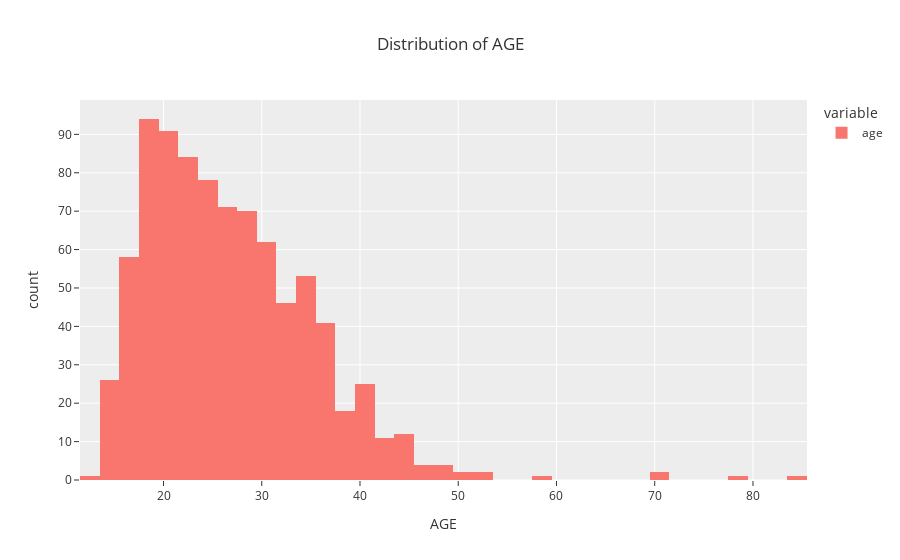
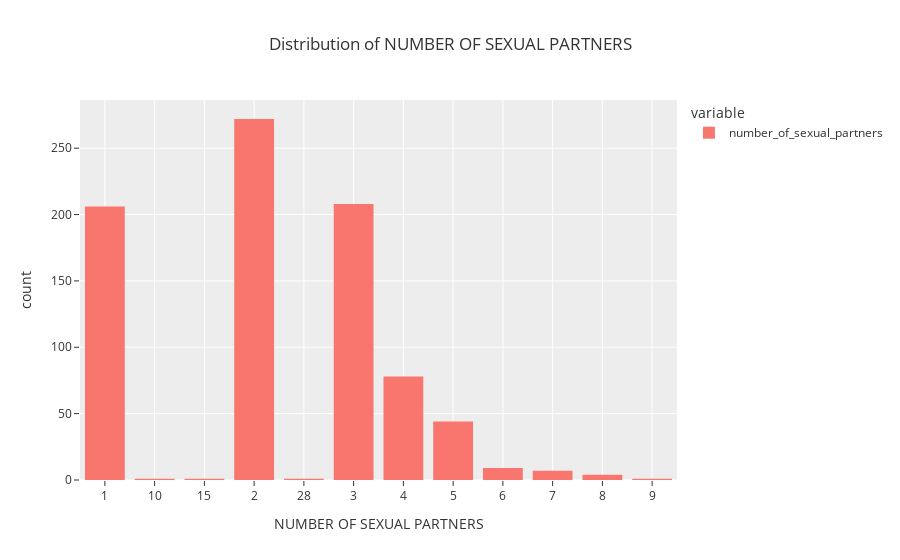
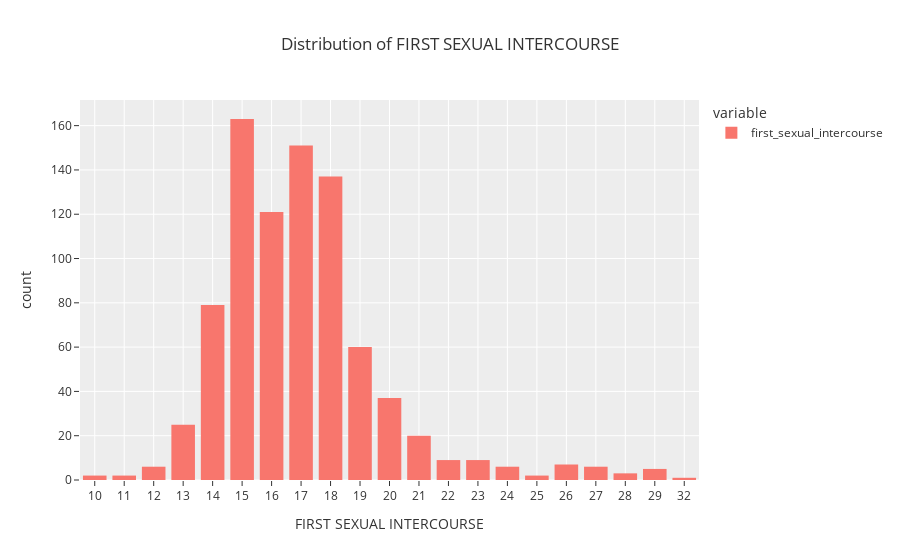
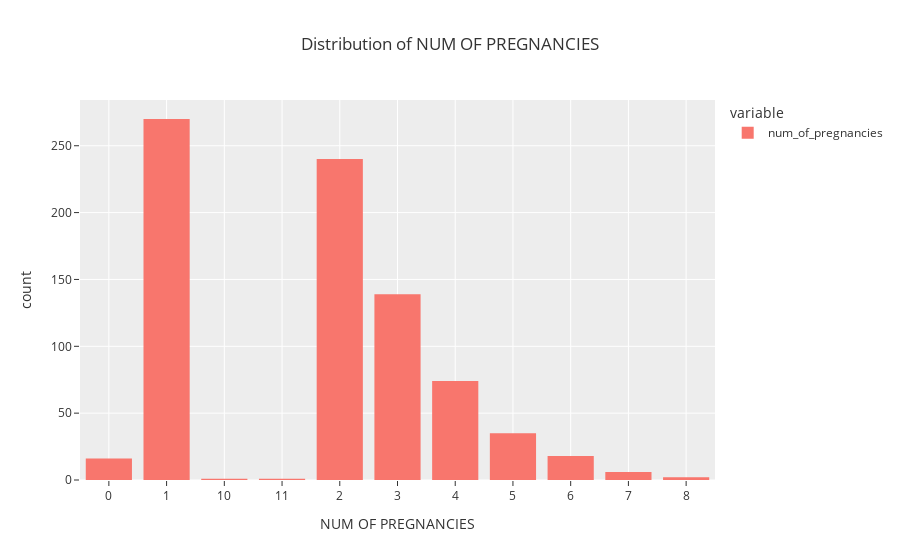

The notebook cell these images were saved under, in order:
### Code cell
columns = ['age', 'number_of_sexual_partners', 'first_sexual_intercourse',
       'num_of_pregnancies', 'smokes', 'smokes_years', 'smokes_packs/year', 'hormonal_contraceptives', 'hormonal_contraceptives_years', 'iud',
       'iud_years', 'stds', 'stds_number', 'std_condylomatosis',
       'std_cervical condylomatosis', 'std_vaginal_condylomatosis',
       'std_vulvo_perineal_condylomatosis', 'std_syphilis',
       'std_pelvic_inflammatory_disease', 'std_genital_herpes',
       'std_molluscum_contagiosum', 'std_aids', 'std_hiv', 'std_hep_B',
       'std_hpv', 'std_number_of_diagnosis', 'std_ time_since_first_diagnosis',
       'std_time_since_last_diagnosis', 'dx_cancer', 'dx_cin', 'dx_hpv', 'dx',
       'hinselmann', 'schiller', 'citology', 'biopsy']
for column in columns:
    px.histogram(df[column].sort_values(), title='Distribution of ' + str.upper(column).replace('_', ' '), template='ggplot2', labels={'value':str.upper(column).replace('_', ' ')}).show()

### Figure 1 — Plotly figure (JSON) as saved in the notebook; plotly's stock layout.template omitted (floating-point values rounded to 4 significant figures; data arrays with more than 128 entries replaced by an {"elided": "..."} marker saying what was removed)
{"data": [{"alignmentgroup": "True", "bingroup": "x", "hovertemplate": "variable=age<br>AGE=%{x}<br>count=%{y}<extra></extra>", "legendgroup": "age", "marker": {"color": "#F8766D", "pattern": {"shape": ""}}, "name": "age", "offsetgroup": "age", "orientation": "v", "showlegend": true, "type": "histogram", "x": {"elided": "858 int values"}, "xaxis": "x", "yaxis": "y"}], "layout": {"barmode": "relative", "legend": {"title": {"text": "variable"}, "tracegroupgap": 0}, "title": {"text": "Distribution of AGE"}, "xaxis": {"anchor": "y", "domain": [0, 1], "title": {"text": "AGE"}}, "yaxis": {"anchor": "x", "domain": [0, 1], "title": {"text": "count"}}}}

### Figure 2 — Plotly figure (JSON) as saved in the notebook; plotly's stock layout.template omitted (floating-point values rounded to 4 significant figures; data arrays with more than 128 entries replaced by an {"elided": "..."} marker saying what was removed)
{"data": [{"alignmentgroup": "True", "bingroup": "x", "hovertemplate": "variable=number_of_sexual_partners<br>NUMBER OF SEXUAL PARTNERS=%{x}<br>count=%{y}<extra></extra>", "legendgroup": "number_of_sexual_partners", "marker": {"color": "#F8766D", "pattern": {"shape": ""}}, "name": "number_of_sexual_partners", "offsetgroup": "number_of_sexual_partners", "orientation": "v", "showlegend": true, "type": "histogram", "x": {"elided": "858 str values"}, "xaxis": "x", "yaxis": "y"}], "layout": {"barmode": "relative", "legend": {"title": {"text": "variable"}, "tracegroupgap": 0}, "title": {"text": "Distribution of NUMBER OF SEXUAL PARTNERS"}, "xaxis": {"anchor": "y", "domain": [0, 1], "title": {"text": "NUMBER OF SEXUAL PARTNERS"}}, "yaxis": {"anchor": "x", "domain": [0, 1], "title": {"text": "count"}}}}

### Figure 3 — Plotly figure (JSON) as saved in the notebook; plotly's stock layout.template omitted (floating-point values rounded to 4 significant figures; data arrays with more than 128 entries replaced by an {"elided": "..."} marker saying what was removed)
{"data": [{"alignmentgroup": "True", "bingroup": "x", "hovertemplate": "variable=first_sexual_intercourse<br>FIRST SEXUAL INTERCOURSE=%{x}<br>count=%{y}<extra></extra>", "legendgroup": "first_sexual_intercourse", "marker": {"color": "#F8766D", "pattern": {"shape": ""}}, "name": "first_sexual_intercourse", "offsetgroup": "first_sexual_intercourse", "orientation": "v", "showlegend": true, "type": "histogram", "x": {"elided": "858 str values"}, "xaxis": "x", "yaxis": "y"}], "layout": {"barmode": "relative", "legend": {"title": {"text": "variable"}, "tracegroupgap": 0}, "title": {"text": "Distribution of FIRST SEXUAL INTERCOURSE"}, "xaxis": {"anchor": "y", "domain": [0, 1], "title": {"text": "FIRST SEXUAL INTERCOURSE"}}, "yaxis": {"anchor": "x", "domain": [0, 1], "title": {"text": "count"}}}}

### Figure 4 — Plotly figure (JSON) as saved in the notebook; plotly's stock layout.template omitted (floating-point values rounded to 4 significant figures; data arrays with more than 128 entries replaced by an {"elided": "..."} marker saying what was removed)
{"data": [{"alignmentgroup": "True", "bingroup": "x", "hovertemplate": "variable=num_of_pregnancies<br>NUM OF PREGNANCIES=%{x}<br>count=%{y}<extra></extra>", "legendgroup": "num_of_pregnancies", "marker": {"color": "#F8766D", "pattern": {"shape": ""}}, "name": "num_of_pregnancies", "offsetgroup": "num_of_pregnancies", "orientation": "v", "showlegend": true, "type": "histogram", "x": {"elided": "858 str values"}, "xaxis": "x", "yaxis": "y"}], "layout": {"barmode": "relative", "legend": {"title": {"text": "variable"}, "tracegroupgap": 0}, "title": {"text": "Distribution of NUM OF PREGNANCIES"}, "xaxis": {"anchor": "y", "domain": [0, 1], "title": {"text": "NUM OF PREGNANCIES"}}, "yaxis": {"anchor": "x", "domain": [0, 1], "title": {"text": "count"}}}}
